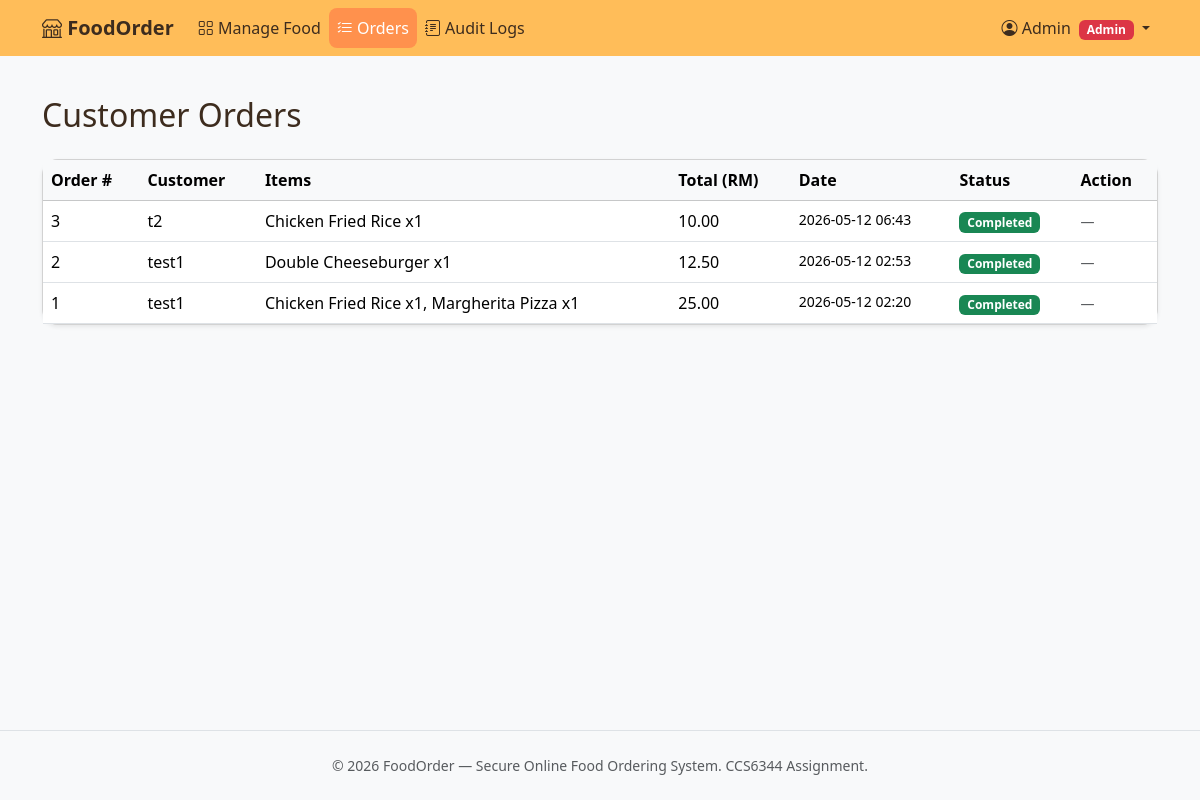
Page /admin/orders (signed in) on the committed database.
### app/models.py (models this page shows, shortened)
class User(UserMixin, db.Model):
    __tablename__ = "user"
    user_id = db.Column(db.Integer, primary_key=True, autoincrement=True)
    name = db.Column(db.String(100), nullable=False)
    email = db.Column(db.String(150), unique=True, nullable=False)
    password_hash = db.Column(db.String(255), nullable=False)
    role = db.Column(db.String(20), nullable=False, default="Customer")  # Customer | Admin
    created_at = db.Column(db.DateTime, nullable=False, default=lambda: datetime.now(timezone.utc))
    is_active = db.Column(db.Boolean, nullable=False, default=True)
    failed_login_attempts = db.Column(db.Integer, nullable=False, default=0)
    locked_until = db.Column(db.DateTime, nullable=True)
    orders = db.relationship("Order", backref="customer", lazy=True)
    @property
    def is_admin(self):
        return self.role == "Admin"

class Order(db.Model):
    __tablename__ = "orders"
    order_id = db.Column(db.Integer, primary_key=True, autoincrement=True)
    user_id = db.Column(db.Integer, db.ForeignKey("user.user_id"), nullable=False)
    total_price = db.Column(db.Numeric(10, 2), nullable=False, default=0.00)
    order_status = db.Column(db.String(20), nullable=False, default="Pending")  # Pending | Completed | Cancelled
    created_at = db.Column(db.DateTime, nullable=False, default=lambda: datetime.now(timezone.utc))
    items = db.relationship("OrderItem", backref="order", lazy=True, cascade="all, delete-orphan")

class OrderItem(db.Model):
    __tablename__ = "order_items"
    order_item_id = db.Column(db.Integer, primary_key=True, autoincrement=True)
    order_id = db.Column(db.Integer, db.ForeignKey("orders.order_id"), nullable=False)
    food_id = db.Column(db.Integer, db.ForeignKey("food_items.food_id"), nullable=False)
    quantity = db.Column(db.Integer, nullable=False, default=1)
    subtotal = db.Column(db.Numeric(10, 2), nullable=False, default=0.00)

class FoodItem(db.Model):
    __tablename__ = "food_items"
    food_id = db.Column(db.Integer, primary_key=True, autoincrement=True)
    food_name = db.Column(db.String(100), nullable=False)
    description = db.Column(db.Text, nullable=True)
    price = db.Column(db.Numeric(10, 2), nullable=False)
    status = db.Column(db.String(20), nullable=False, default="Available")  # Available | Sold Out | Hidden
    order_items = db.relationship("OrderItem", backref="food_item", lazy=True)

### app/routes/admin.py (the view)
@admin_bp.route("/orders")
@admin_required
def orders():
    all_orders = Order.query.order_by(Order.created_at.desc()).all()
    return render_template("admin/orders.html", orders=all_orders)

### app/models.py (called while the page is built)
@login_manager.user_loader
def load_user(user_id):
    return db.session.get(User, int(user_id))

### app/routes/admin.py (called while the page is built, shortened)
def admin_required(f):
    @wraps(f)
    @login_required
    def decorated(*args, **kwargs):
        return f(*args, **kwargs)
    return decorated

### app/templates/admin/orders.html (shortened to what this page needs)
{% extends "base.html" %}
{% block content %}
<div class="container py-4">
  <h2 class="mb-4">Customer Orders</h2>
  {% if not orders %}
    <div class="alert alert-info">No orders yet.</div>
  {% else %}
    <div class="card shadow-sm">
      <div class="table-responsive">
        <table class="table table-hover mb-0">
          <thead class="table-light">
            <tr>
              <th>Order #</th>
              <th>Customer</th>
              <th>Items</th>
              <th>Total (RM)</th>
              <th>Date</th>
              <th>Status</th>
              <th>Action</th>
            </tr>
          </thead>
          <tbody>
            {% for order in orders %}
            <tr>
              <td>{{ order.order_id }}</td>
              <td>{{ order.customer.name }}</td>
              <td>
                {% for oi in order.items %}
                  {{ oi.food_item.food_name }} x{{ oi.quantity }}{% if not loop.last %}, {% endif %}
                {% endfor %}
              </td>
              <td>{{ "%.2f"|format(order.total_price) }}</td>
              <td class="small">{{ order.created_at.strftime('%Y-%m-%d %H:%M') }}</td>
              <td>
                {% if order.order_status == "Pending" %}
                  <span class="badge bg-warning text-dark">Pending</span>
                {% elif order.order_status == "Completed" %}
                  <span class="badge bg-success">Completed</span>
                {% elif order.order_status == "Cancelled" %}
                  <span class="badge bg-danger">Cancelled</span>
                {% endif %}
              </td>
              <td>
                {% if order.order_status == "Pending" %}
                  <div class="btn-group btn-group-sm">
                    <form method="POST" action="{{ url_for('admin.update_order_status', order_id=order.order_id) }}" style="display:inline;">
                      <input type="hidden" name="csrf_token" value="{{ csrf_token() }}">
                      <input type="hidden" name="status" value="Completed">
                      <button class="btn btn-outline-success" onclick="return confirm('Mark order #{{ order.order_id }} as Completed?')">
                        <i class="bi bi-check-lg"></i> Complete
                      </button>
                    </form>
                    <form method="POST" action="{{ url_for('admin.update_order_status', order_id=order.order_id) }}" style="display:inline;">
                      <input type="hidden" name="csrf_token" value="{{ csrf_token() }}">
                      <input type="hidden" name="status" value="Cancelled">
                      <button class="btn btn-outline-danger" onclick="return confirm('Cancel order #{{ order.order_id }}?')">
                        <i class="bi bi-x-lg"></i> Cancel
                      </button>
                    </form>
                  </div>
                {% else %}
                  <span class="text-muted small">—</span>
                {% endif %}
              </td>
            </tr>
            {% endfor %}
          </tbody>
        </table>
      </div>
    </div>
  {% endif %}
</div>
{% endblock %}

### app/templates/partials/navbar.html (shortened to what this page needs)
<nav class="navbar navbar-expand-lg navbar-dark">
  <div class="container">
    <a class="navbar-brand fw-bold" href="{{ url_for('customer.catalog') }}">
      <i class="bi bi-shop"></i> FoodOrder
    </a>
    <div class="collapse navbar-collapse" id="mainNavbar">
      <ul class="navbar-nav me-auto">
        {% if current_user.is_authenticated and current_user.is_admin %}
          <li class="nav-item">
            <a class="nav-link {{ 'active' if request.endpoint and 'admin.dashboard' in request.endpoint }}"
               href="{{ url_for('admin.dashboard') }}">
               <i class="bi bi-grid"></i> Manage Food
            </a>
          </li>
          <li class="nav-item">
            <a class="nav-link {{ 'active' if request.endpoint and 'admin.orders' in request.endpoint }}"
               href="{{ url_for('admin.orders') }}">
               <i class="bi bi-list-check"></i> Orders
            </a>
          </li>
          <li class="nav-item">
            <a class="nav-link {{ 'active' if request.endpoint and 'admin.audit' in request.endpoint }}"
               href="{{ url_for('admin.audit') }}">
               <i class="bi bi-journal-text"></i> Audit Logs
            </a>
          </li>
        {% endif %}
      </ul>
      <ul class="navbar-nav">
        {% if current_user.is_authenticated %}
          <li class="nav-item dropdown">
            <a class="nav-link dropdown-toggle" href="#" role="button" data-bs-toggle="dropdown">
              <i class="bi bi-person-circle"></i>
              {{ current_user.name }}
              {% if current_user.is_admin %}
                <span class="badge bg-danger ms-1">Admin</span>
              {% endif %}
            </a>
          </li>
        {% endif %}
      </ul>
    </div>
  </div>
</nav>

### app/templates/base.html (style rules this page uses)
body { background: #fff8f3; color: #3d2c1e; }
.navbar, .navbar-dark { background-color: #ffbd59 !important; }
.navbar .navbar-brand, .navbar .nav-link, .navbar .dropdown-toggle { color: #3d2c1e !important; }
.navbar .nav-link.active, .navbar .nav-link:hover { color: #fff !important; background: #ff914d !important; border-radius: 0.5rem; }
.card { border-radius: 1rem; box-shadow: 0 2px 8px rgba(255, 189, 89, 0.08); }

### rows in the picture
User: name "Admin"
Order: order_id "3", customer.name "t2", total_price "10.00", created_at "2026-05-12 06:43", order_status "Completed"
OrderItem: food_item.food_name "Chicken Fried Rice", quantity "1"
Order: order_id "2", customer.name "test1", total_price "12.50", created_at "2026-05-12 02:53", order_status "Completed"
OrderItem: food_item.food_name "Double Cheeseburger", quantity "1"
Order: order_id "1", customer.name "test1", total_price "25.00", created_at "2026-05-12 02:20", order_status "Completed"
OrderItem: food_item.food_name "Chicken Fried Rice", quantity "1"
OrderItem: food_item.food_name "Margherita Pizza", quantity "1"
